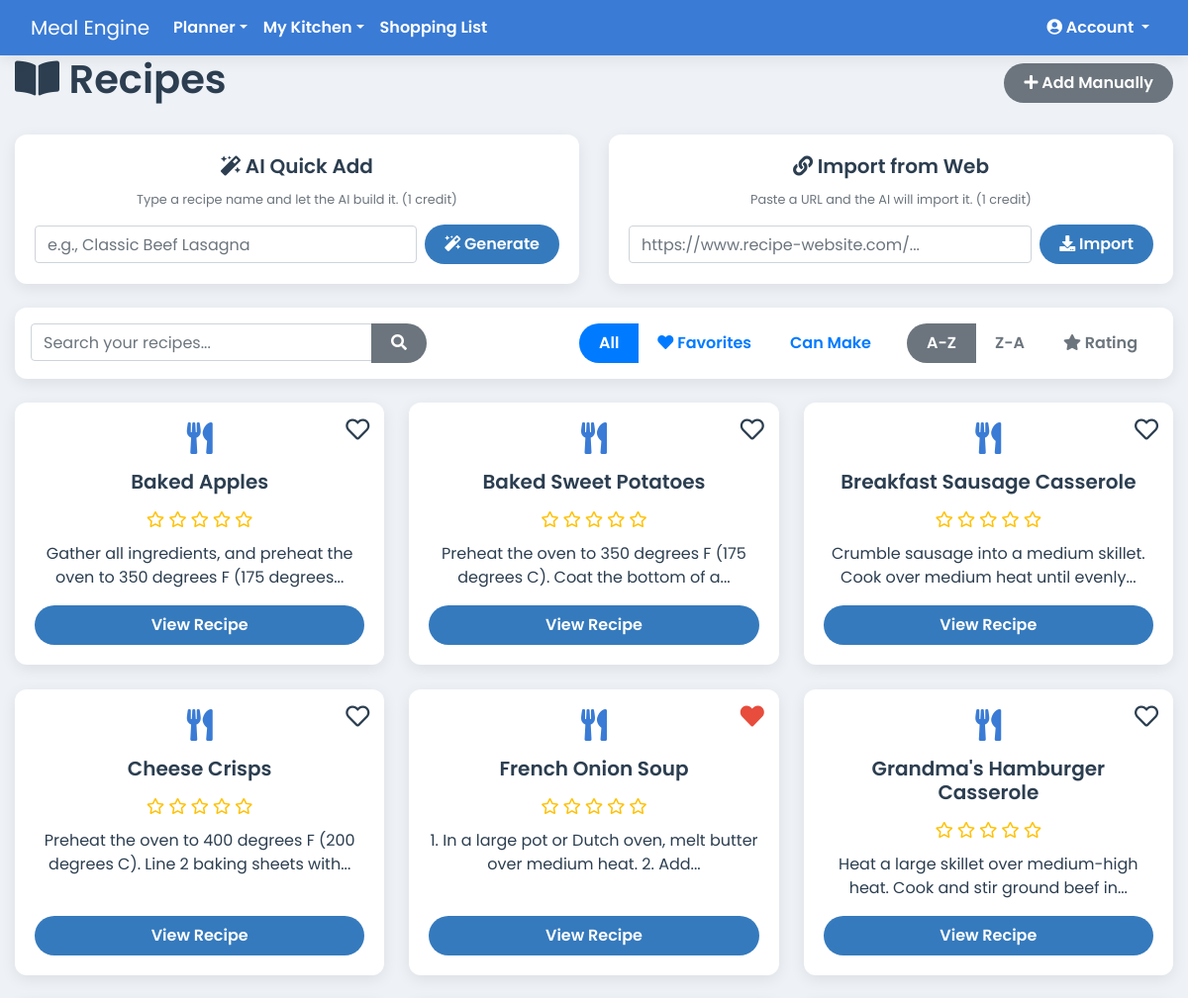
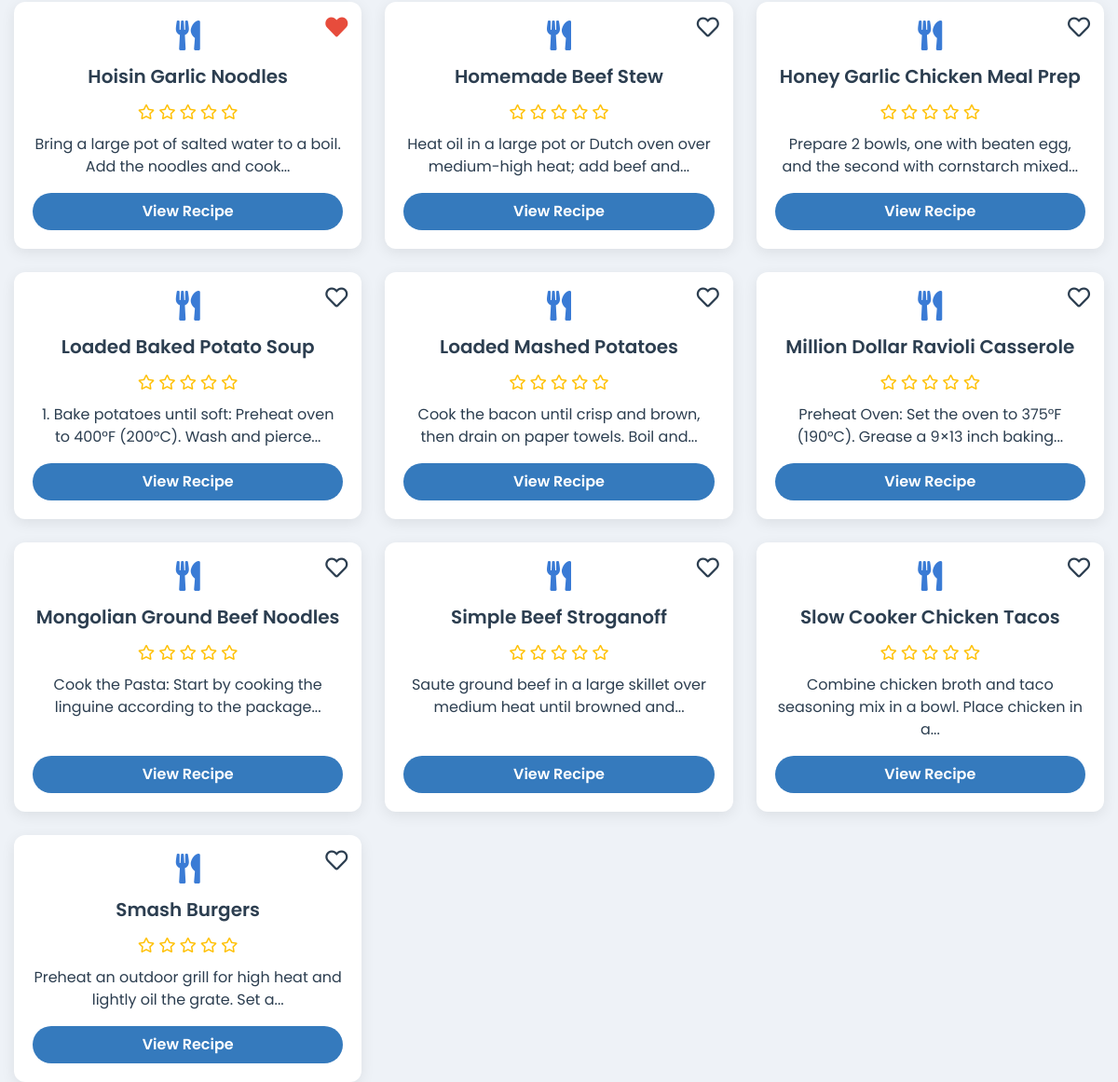
The page /recipes (signed in) on the database its author committed (2 pictures, top to bottom).
### app.py (models this page shows)
class Recipe(db.Model):
    id = db.Column(db.Integer, primary_key=True)
    user_id = db.Column(db.Integer, db.ForeignKey('user.id'), nullable=False)
    household_id = db.Column(db.Integer, db.ForeignKey('household.id'), nullable=False)
    name = db.Column(db.String(100), nullable=False)
    instructions = db.Column(db.Text, nullable=False)
    servings = db.Column(db.Integer)
    prep_time = db.Column(db.String(50))
    cook_time = db.Column(db.String(50))
    is_favorite = db.Column(db.Boolean, default=False, nullable=False)
    meal_type = db.Column(db.String(50), nullable=False, default='Main Course')
    rating = db.Column(db.Integer, nullable=False, default=0)
    ingredients = db.relationship('RecipeIngredient', backref='recipe', lazy=True, cascade="all, delete-orphan")
    calories = db.Column(db.Float, nullable=True)
    protein = db.Column(db.Float, nullable=True)
    fat = db.Column(db.Float, nullable=True)
    carbs = db.Column(db.Float, nullable=True)

### app.py (the view)
@app.route('/recipes')
@login_required
def list_recipes():
    query = request.args.get('query', '')
    pantry_filter_active = request.args.get('filter') == 'pantry'
    favorites_filter_active = request.args.get('filter') == 'favorites'
    sort_order = request.args.get('sort', 'asc')
    base_query = Recipe.query.filter_by(household_id=current_user.household_id)
    if sort_order == 'desc':
        base_query = base_query.order_by(desc(Recipe.name))
    elif sort_order == 'rating':
        base_query = base_query.order_by(desc(Recipe.rating), Recipe.name)
    else:
        base_query = base_query.order_by(Recipe.name)
    if pantry_filter_active:
        pantry_items_in_stock = PantryItem.query.filter_by(household_id=current_user.household_id).filter(PantryItem.quantity > 0).all()
        pantry_ingredient_ids = {item.ingredient_id for item in pantry_items_in_stock}
        all_user_recipes = base_query.all()
        recipes = []
        for recipe in all_user_recipes:
            required_ingredient_ids = {ri.ingredient_id for ri in recipe.ingredients}
            if required_ingredient_ids and required_ingredient_ids.issubset(pantry_ingredient_ids):
                recipes.append(recipe)
    elif favorites_filter_active:
        recipes = base_query.filter_by(is_favorite=True).all()
    elif query:
        search_term = f"%{query}%"
        recipes = base_query.filter(db.or_(Recipe.name.ilike(search_term), Recipe.instructions.ilike(search_term))).all()
    else:
        recipes = base_query.all()
    return render_template('recipes.html', page_class='page-recipes', recipes=recipes, query=query, pantry_filter_active=pantry_filter_active, favorites_filter_active=favorites_filter_active, sort_order=sort_order)

### app.py (called while the page is built)
@app.context_processor
def inject_cache_buster():
    return dict(cache_buster=int(time.time()))

@app.before_request
def before_request():
    g.current_month_name = date.today().strftime('%B')

@login_manager.user_loader
def load_user(user_id):
    return db.session.get(User, int(user_id))

    @property
    def is_premium_or_elite(self):
        return self.subscription_plan in ['premium', 'elite']

### templates/recipes.html (shortened to what this page needs)
{% extends 'base.html' %}
{% block content %}
  <div class="d-flex justify-content-between align-items-center mb-4">
    <h1><i class="fas fa-book-open"></i> Recipes</h1>
    <a href="{{ url_for('add_recipe') }}" class="btn btn-secondary no-print"><i class="fas fa-plus"></i> Add Manually</a>
  </div>
  {% if current_user.subscription_plan == 'elite' or current_user.ai_credits > 0 %}
    <div class="row">
      <div class="col-md-6 mb-4">
          <div class="card h-100">
              <div class="card-body text-center">
                  <h5 class="card-title"><i class="fas fa-magic"></i> AI Quick Add</h5>
                  <p class="text-muted small">Type a recipe name and let the AI build it. (1 credit)</p>
                  <form action="{{ url_for('ai_quick_add') }}" method="POST" class="form-inline" id="ai-quick-add-form">
                      <div class="form-group flex-grow-1 mr-2">
                          <input type="text" name="recipe_name" class="form-control w-100" placeholder="e.g., Classic Beef Lasagna" required>
                      </div>
                      <button type="submit" class="btn btn-primary" id="ai-generate-btn"><i class="fas fa-magic"></i> Generate</button>
                  </form>
              </div>
          </div>
      </div>
      <div class="col-md-6 mb-4">
          <div class="card h-100">
              <div class="card-body text-center">
                  <h5 class="card-title"><i class="fas fa-link"></i> Import from Web</h5>
                   <p class="text-muted small">Paste a URL and the AI will import it. (1 credit)</p>
                  <form class="form-inline" id="import-url-form">
                      <div class="form-group flex-grow-1 mr-2">
                          <input type="url" id="recipe-url-input" class="form-control w-100" placeholder="https://www.recipe-website.com/..." required>
                      </div>
                      <button type="submit" class="btn btn-primary" id="import-url-btn"><i class="fas fa-download"></i> Import</button>
                  </form>
              </div>
          </div>
      </div>
    </div>
  {% else %}
    <div class="alert alert-warning text-center">
      <strong>You have used all of your AI credits for this month.</strong>
      <a href="{{ url_for('pricing') }}" class="alert-link font-weight-bold">Upgrade your plan to get more!</a>
    </div>
  {% endif %}
  <div class="card p-3 mb-4 no-print">
    <div class="d-flex justify-content-between align-items-center flex-wrap">
      <div class="flex-grow-1 mr-3 mb-2 mb-md-0" style="max-width: 400px;">
        <form method="GET" action="{{ url_for('list_recipes') }}" class="input-group">
          <input type="text" name="query" class="form-control" placeholder="Search your recipes..." value="{{ query or '' }}">
          <div class="input-group-append">
            <button type="submit" class="btn btn-secondary"><i class="fas fa-search"></i></button>
          </div>
        </form>
      </div>
      <div class="d-flex justify-content-end align-items-center">
        <div class="btn-group mr-3" role="group">
          <a href="{{ url_for('list_recipes', sort=sort_order, query=query) }}" class="btn btn-outline-primary {% if not pantry_filter_active and not favorites_filter_active %}active{% endif %}">All</a>
          <a href="{{ url_for('list_recipes', filter='favorites', sort=sort_order, query=query) }}" class="btn btn-outline-primary {% if favorites_filter_active %}active{% endif %}"><i class="fas fa-heart"></i> Favorites</a>
          <a href="{{ url_for('list_recipes', filter='pantry', sort=sort_order, query=query) }}" class="btn btn-outline-primary {% if pantry_filter_active %}active{% endif %}">Can Make</a>
        </div>
        <div class="btn-group" role="group">
          <a href="{{ url_for('list_recipes', sort='asc', filter=request.args.get('filter'), query=query) }}" class="btn btn-outline-secondary {% if sort_order == 'asc' %}active{% endif %}">A-Z</a>
          <a href="{{ url_for('list_recipes', sort='desc', filter=request.args.get('filter'), query=query) }}" class="btn btn-outline-secondary {% if sort_order == 'desc' %}active{% endif %}">Z-A</a>
          <a href="{{ url_for('list_recipes', sort='rating', filter=request.args.get('filter'), query=query) }}" class="btn btn-outline-secondary {% if sort_order == 'rating' %}active{% endif %}"><i class="fas fa-star"></i> Rating</a>
        </div>
      </div>
    </div>
  </div>
  {% if not recipes %}
    <div class="alert alert-warning">No recipes found. Add one manually or import one from the web!</div>
  {% else %}
    <div class="recipe-grid">
      {% for recipe in recipes %}
        <div class="card recipe-list-card">
          <i class="favorite-icon no-print {% if recipe.is_favorite %}fas fa-heart{% else %}far fa-heart{% endif %}"
             data-recipe-id="{{ recipe.id }}"
             title="Toggle Favorite"></i>
          <div class="recipe-card-body">
              <i class="fas fa-utensils fa-2x mb-3" style="color: var(--primary-blue);"></i>
              <h5>{{ recipe.name }}</h5>
               <div class="recipe-rating">
                  {% for i in range(1, 6) %}
                      <i class="{% if recipe.rating >= i %}fas fa-star{% else %}far fa-star{% endif %}"></i>
                  {% endfor %}
              </div>
          </div>
          <p class="mb-3">{{ recipe.instructions|truncate(80) }}</p>
          <a href="{{ url_for('view_recipe', recipe_id=recipe.id) }}" class="btn btn-primary mt-auto">View Recipe</a>
        </div>
      {% endfor %}
    </div>
  {% endif %}
{% endblock %}

### static/css/style.css (style rules this page uses)
:root { --primary-blue: #3a7bd5; --secondary-blue: #357abd; --light-bg: #eef2f7; --card-bg: #ffffff; --text-dark: #2c3e50; --text-light: #5a6a7a; --danger-red: #e74c3c; --success-green: #2ecc71; --info-cyan: #1abc9c; --snack-teal: #20c997; --shadow: 0 4px 15px rgba(0, 0, 0, 0.08); }
body { font-family: 'Poppins', sans-serif; font-weight: 400; background-color: var(--light-bg); color: var(--text-dark); }
.btn { border-radius: 20px; padding: 8px 20px; border: none; font-weight: 600; transition: all 0.3s ease; }
.btn-primary { background-color: var(--secondary-blue); color: white; }
h1, h2, h3, h4, h5 { color: var(--text-dark); font-weight: 600; }
.card, .jumbotron { background-color: var(--card-bg); border: none; border-radius: 12px; box-shadow: var(--shadow); }
.card { transition: transform 0.2s ease-in-out, box-shadow 0.2s ease-in-out; }
.recipe-grid { display: grid; grid-template-columns: repeat(auto-fill, minmax(280px, 1fr)); gap: 25px; }
.recipe-list-card { padding: 20px; text-align: center; position: relative; }
.recipe-list-card h5 { margin-bottom: 15px; }
.recipe-rating { color: #ffc107; margin-bottom: 10px; }
.favorite-icon { cursor: pointer; transition: color 0.2s ease-in-out, transform 0.2s ease-in-out; }
.recipe-list-card .favorite-icon { position: absolute; top: 15px; right: 15px; font-size: 1.5rem; }
.favorite-icon.fas { color: var(--danger-red); }
.favorite-icon.far { color: var(--text-dark); }

### rows shown on the page
Recipe: is_favorite False (drawn), name "Baked Apples", rating 0 (drawn), instructions "Gather all ingredients, and preheat the oven to 350 degrees F (175 degrees..."
Recipe: is_favorite False (drawn), name "Baked Sweet Potatoes", rating 0 (drawn), instructions "Preheat the oven to 350 degrees F (175 degrees C). Coat the bottom of a..."
Recipe: is_favorite False (drawn), name "Breakfast Sausage Casserole", rating 0 (drawn), instructions "Crumble sausage into a medium skillet. Cook over medium heat until evenly..."
Recipe: is_favorite False (drawn), name "Cheese Crisps", rating 0 (drawn), instructions "Preheat the oven to 400 degrees F (200 degrees C). Line 2 baking sheets with..."
Recipe: is_favorite True (drawn), name "French Onion Soup", rating 0 (drawn), instructions "1. In a large pot or Dutch oven, melt butter over medium heat. 2. Add..."
Recipe: is_favorite False (drawn), name "Grandma's Hamburger Casserole", rating 0 (drawn), instructions "Heat a large skillet over medium-high heat. Cook and stir ground beef in..."
Recipe: is_favorite True (drawn), name "Hoisin Garlic Noodles", rating 0 (drawn), instructions "Bring a large pot of salted water to a boil. Add the noodles and cook..."
Recipe: is_favorite False (drawn), name "Homemade Beef Stew", rating 0 (drawn), instructions "Heat oil in a large pot or Dutch oven over medium-high heat; add beef and..."
Recipe: is_favorite False (drawn), name "Honey Garlic Chicken Meal Prep", rating 0 (drawn), instructions "Prepare 2 bowls, one with beaten egg, and the second with cornstarch mixed..."
Recipe: is_favorite False (drawn), name "Loaded Baked Potato Soup", rating 0 (drawn), instructions "1. Bake potatoes until soft: Preheat oven to 400°F (200°C). Wash and pierce..."
Recipe: is_favorite False (drawn), name "Loaded Mashed Potatoes", rating 0 (drawn), instructions "Cook the bacon until crisp and brown, then drain on paper towels. Boil and..."
Recipe: is_favorite False (drawn), name "Million Dollar Ravioli Casserole", rating 0 (drawn), instructions "Preheat Oven: Set the oven to 375°F (190°C). Grease a 9×13 inch baking..."
Recipe: is_favorite False (drawn), name "Mongolian Ground Beef Noodles", rating 0 (drawn), instructions "Cook the Pasta: Start by cooking the linguine according to the package..."
Recipe: is_favorite False (drawn), name "Simple Beef Stroganoff", rating 0 (drawn), instructions "Saute ground beef in a large skillet over medium heat until browned and..."
Recipe: is_favorite False (drawn), name "Slow Cooker Chicken Tacos", rating 0 (drawn), instructions "Combine chicken broth and taco seasoning mix in a bowl. Place chicken in a..."
Recipe: is_favorite False (drawn), name "Smash Burgers", rating 0 (drawn), instructions "Preheat an outdoor grill for high heat and lightly oil the grate. Set a..."
